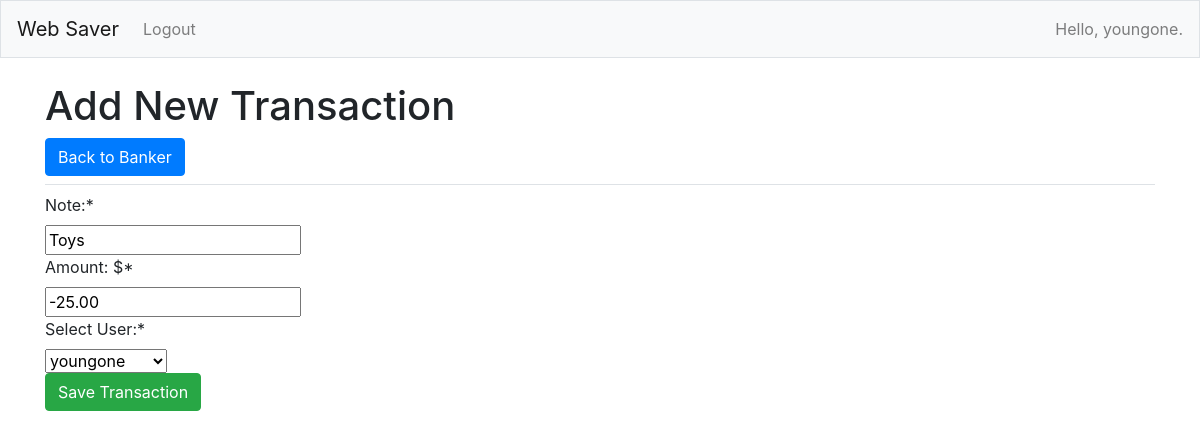
The page /edit_transaction/1/ (signed in) on the database its author committed.
### web_save_app/models.py (models this page shows)
class Transaction(models.Model):
	cat_choices = Choices('save','spend','give','goal')
	amount = models.DecimalField(max_digits = 10, decimal_places= 2)
	note = models.CharField(max_length=80)
	date_added = models.DateTimeField(auto_now_add=True)
	user_id = models.ForeignKey(User,on_delete = models.CASCADE)
	is_goal = models.BooleanField(default = False)
	goal_id = models.ForeignKey(Goal,on_delete= models.CASCADE, blank= True, null= True)
	category = models.CharField(max_length=20, choices = cat_choices, default = cat_choices.save)

### web_save_app/views.py (the view)
# urls.py: path('edit_transaction/<int:transaction_id>/',views.edit_transaction, name = 'edit_transaction'),
@login_required
def edit_transaction(request, transaction_id):
	transaction = Transaction.objects.get(id=transaction_id)
	if request.method != 'POST':
		form = TransactionForm(instance=transaction)
	else:
		form = TransactionForm(instance=transaction,data=request.POST)
		if form.is_valid():
			form.save()
			return redirect('web_save_app:banker')
	context={'form':form}
	return render(request,'web_save_app/new_transaction.html',context)

### web_save_app/forms.py
class TransactionForm(forms.ModelForm):
	def __init__(self, *args, **kwargs):
		super(TransactionForm, self).__init__(*args, **kwargs)
		self.fields['amount'].widget.attrs['min'] = .01
		self.fields['amount'].decimal_places = 2
	category = 'save'
	class Meta:
		model = Transaction
		fields = ['note', 'amount', 'user_id']
		labels = {'note': 'Note:', 'amount':'Amount: $',
				 'user_id':'Select User:'}

### web_save_app/templates/web_save_app/new_transaction.html (shortened to what this page needs)
{% extends 'web_save_app/base.html' %}
{% block page_header %}
	<h1>Add New Transaction</h1>
	<a class="btn btn-primary" href="{% url 'web_save_app:banker' %}" role="button">Back to Banker</a>
{% endblock page_header %}
{% load crispy_forms_tags %}
{% block content %}
	<form action ="{% url 'web_save_app:new_transaction' %}" method='post'>
		{{ form|crispy }}
		<button type = "submit" class="btn btn-success">Save Transaction</button>
	</form>
{% endblock content %}

### web_save_app/templates/web_save_app/base.html (shortened to what this page needs)
{% load bootstrap4 %}
<!doctype html>
<html lang="en">
<head>
	{% bootstrap_css %}
</head>
<body>
	<nav class="navbar navbar-expand-md navbar-light bg-light mb-4 border">
		<a class="navbar-brand" href="{% url 'web_save_app:index'%}">Web Saver</a>
		<div class="collapse navbar-collapse" id="navbarCollapse">
			{% if user.is_authenticated %}
			<ul class="navbar-nav mr-auto">
				<li class="nav-item">
				<a class="nav-link"
					href="{% url 'web_save_app:logout' %}">
				Logout</a></li>
			</ul>
			<ul class="navbar-nav ml-auto">
				<li class="nav-item">
					<span class="navbar-text"}>Hello, {{ user.username }}.</span>
				</li>
			{% else %}
			<ul class="navbar-nav mr-auto">
				<li class="nav-item">
				<a class="nav-link"
					href="{% url 'web_save_app:login' %}">
				Login</a></li>
		{% endif %}
			</ul>
		</div>
	</nav>
	<main role="main" class="container">
		<div class="pb-2 mb-2 border-bottom">
			{% block page_header %}{% endblock page_header %}
		</div>
		<div>
			{% block content %}{% endblock content %}
		</div>
	</main>
</body>
</html>

### rows shown on the page
Transaction: note "Toys", amount "-25.00", user_id "youngone"

### other values the page prints
{{ user.username }} "youngone"
